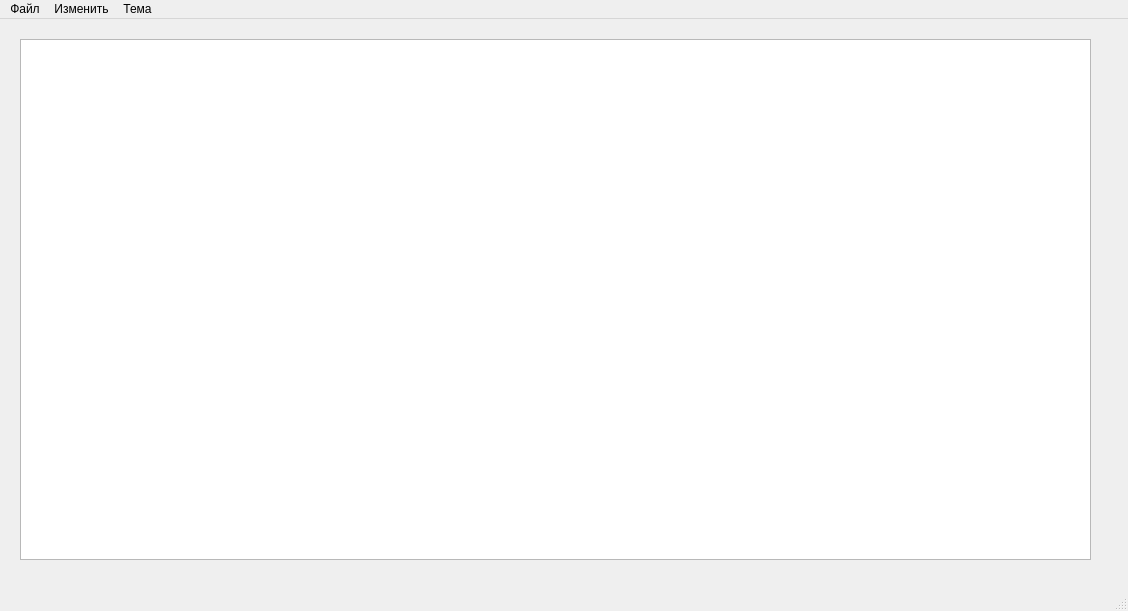
<?xml version="1.0" encoding="UTF-8"?>
<ui version="4.0">
 <class>MainWindow</class>
 <widget class="QMainWindow" name="MainWindow">
  <property name="geometry">
   <rect>
    <x>0</x>
    <y>0</y>
    <width>1128</width>
    <height>611</height>
   </rect>
  </property>
  <property name="windowTitle">
   <string>MainWindow</string>
  </property>
  <widget class="QWidget" name="centralWidget">
   <widget class="QTextEdit" name="textEdit">
    <property name="geometry">
     <rect>
      <x>20</x>
      <y>20</y>
      <width>1071</width>
      <height>521</height>
     </rect>
    </property>
    <property name="tabChangesFocus">
     <bool>false</bool>
    </property>
   </widget>
  </widget>
  <widget class="QMenuBar" name="menuBar">
   <property name="geometry">
    <rect>
     <x>0</x>
     <y>0</y>
     <width>1128</width>
     <height>25</height>
    </rect>
   </property>
   <widget class="QMenu" name="menu">
    <property name="title">
     <string>Файл</string>
    </property>
    <addaction name="createAction"/>
    <addaction name="openAction"/>
    <addaction name="saveAction"/>
    <addaction name="saveAsAction"/>
    <addaction name="separator"/>
    <addaction name="exitAction"/>
    <addaction name="separator"/>
   </widget>
   <widget class="QMenu" name="menu_2">
    <property name="title">
     <string>Изменить</string>
    </property>
    <addaction name="separator"/>
    <addaction name="separator"/>
    <addaction name="undoTextAction"/>
    <addaction name="separator"/>
    <addaction name="separator"/>
    <addaction name="cutTextAction"/>
    <addaction name="copyTextAction"/>
    <addaction name="pastTextAction"/>
    <addaction name="deleteTextAction"/>
    <addaction name="separator"/>
    <addaction name="allTextAction"/>
    <addaction name="dateTimeAction"/>
   </widget>
   <widget class="QMenu" name="menu_3">
    <property name="title">
     <string>Тема</string>
    </property>
    <addaction name="LightThemeAction"/>
    <addaction name="DarkThemeAction"/>
   </widget>
   <addaction name="menu"/>
   <addaction name="menu_2"/>
   <addaction name="menu_3"/>
  </widget>
  <widget class="QStatusBar" name="statusBar"/>
  <action name="createAction">
   <property name="text">
    <string>Создать</string>
   </property>
   <property name="shortcut">
    <string>Ctrl+N</string>
   </property>
  </action>
  <action name="openAction">
   <property name="text">
    <string>Открыть</string>
   </property>
   <property name="shortcut">
    <string>Ctrl+O</string>
   </property>
  </action>
  <action name="saveAction">
   <property name="text">
    <string>Сохранить</string>
   </property>
   <property name="shortcut">
    <string>Ctrl+S</string>
   </property>
  </action>
  <action name="saveAsAction">
   <property name="text">
    <string>Сохранить как</string>
   </property>
   <property name="shortcut">
    <string>Ctrl+Shift+S</string>
   </property>
  </action>
  <action name="exitAction">
   <property name="text">
    <string>Выход</string>
   </property>
  </action>
  <action name="undoTextAction">
   <property name="text">
    <string>Отменить</string>
   </property>
   <property name="shortcut">
    <string>Ctrl+Z</string>
   </property>
  </action>
  <action name="cutTextAction">
   <property name="text">
    <string>Вырезать</string>
   </property>
   <property name="shortcut">
    <string>Ctrl+X</string>
   </property>
  </action>
  <action name="copyTextAction">
   <property name="text">
    <string>Копировать</string>
   </property>
   <property name="shortcut">
    <string>Ctrl+C</string>
   </property>
  </action>
  <action name="pastTextAction">
   <property name="text">
    <string>Вставить</string>
   </property>
   <property name="shortcut">
    <string>Ctrl+V</string>
   </property>
  </action>
  <action name="deleteTextAction">
   <property name="text">
    <string>Удалить</string>
   </property>
   <property name="shortcut">
    <string>Del</string>
   </property>
  </action>
  <action name="allTextAction">
   <property name="text">
    <string>Выбрать все</string>
   </property>
   <property name="shortcut">
    <string>Ctrl+A</string>
   </property>
  </action>
  <action name="dateTimeAction">
   <property name="text">
    <string>Дата и время</string>
   </property>
   <property name="shortcut">
    <string>F5</string>
   </property>
  </action>
  <action name="LightThemeAction">
   <property name="text">
    <string>Светлая</string>
   </property>
  </action>
  <action name="DarkThemeAction">
   <property name="text">
    <string>Темная</string>
   </property>
  </action>
 </widget>
 <layoutdefault spacing="6" margin="11"/>
 <resources/>
 <connections/>
</ui>
